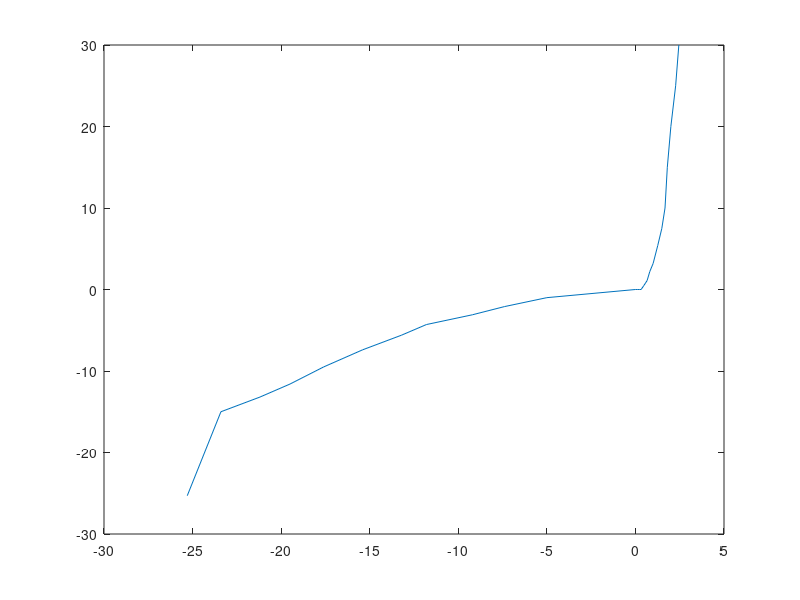

The MATLAB source for this figure:
V=[-25.3,-23.4,-21.2,-19.5,-17.6,-15.4,-13.2,-11.8,-9.2,-7.4,-5,0,0.11,0.24,0.32,0.48,0.66,0.81,1,1.26,1.49,1.67,1.8,2.0,2.27,2.45]
I=[-25.3,-15,-13.2,-11.6,-9.5,-7.4,-5.6,-4.3,-3.1,-2.1,-1,0,0,0,0,0.5,1.1,2.2,3.2,5.4,7.5,10,15,20,25,30]
plot(V,I)
